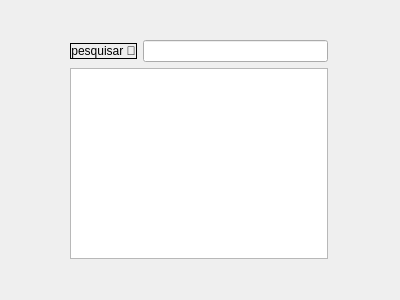
<?xml version="1.0" encoding="UTF-8"?>
<ui version="4.0">
 <class>Acervo</class>
 <widget class="QDialog" name="Acervo">
  <property name="geometry">
   <rect>
    <x>0</x>
    <y>0</y>
    <width>400</width>
    <height>300</height>
   </rect>
  </property>
  <property name="maximumSize">
   <size>
    <width>400</width>
    <height>300</height>
   </size>
  </property>
  <property name="windowTitle">
   <string>Filmes em Cartaz</string>
  </property>
  <property name="styleSheet">
   <string notr="true">#Acervo
{
background-image: url(://bg.jpg);
}
QPushButton
{
border-radius:10px;
border: 0.5px solid #000;
}</string>
  </property>
  <widget class="QWidget" name="layoutWidget">
   <property name="geometry">
    <rect>
     <x>70</x>
     <y>40</y>
     <width>258</width>
     <height>219</height>
    </rect>
   </property>
   <layout class="QVBoxLayout" name="verticalLayout">
    <item>
     <layout class="QHBoxLayout" name="horizontalLayout">
      <item>
       <widget class="QPushButton" name="pushButton">
        <property name="text">
         <string>pesquisar 🔎</string>
        </property>
       </widget>
      </item>
      <item>
       <widget class="QLineEdit" name="lineEdit"/>
      </item>
     </layout>
    </item>
    <item>
     <widget class="QListWidget" name="listWidget"/>
    </item>
   </layout>
  </widget>
 </widget>
 <resources/>
 <connections/>
</ui>
